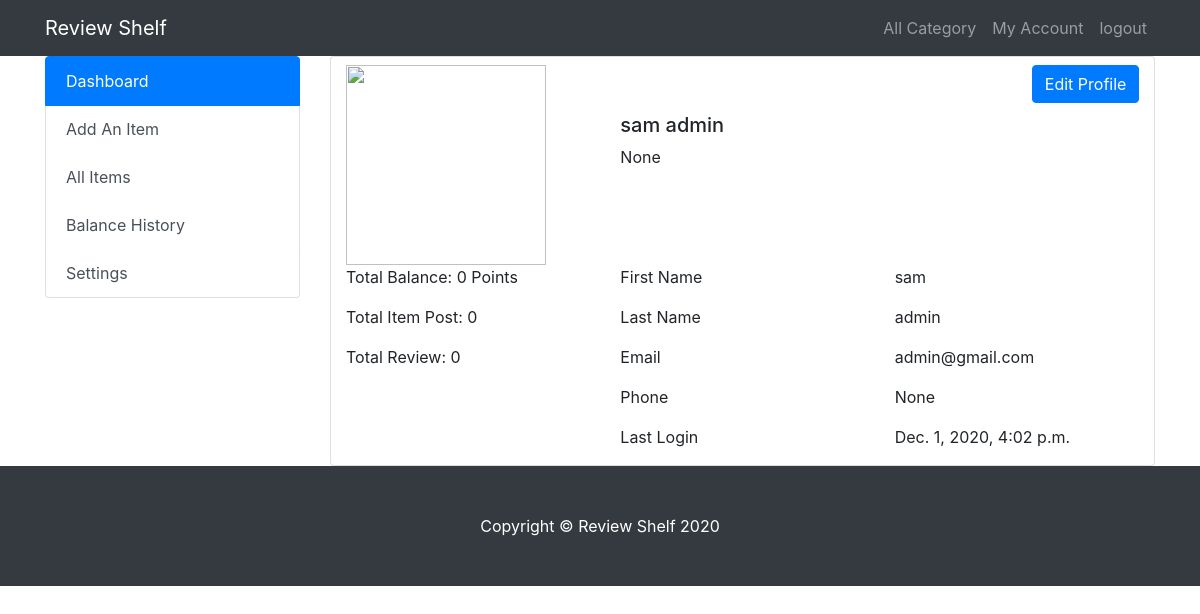
/myaccount/ (signed in), run on the app's committed database.
### reviewapp/account/models.py (models this page shows, shortened)
class User(AbstractBaseUser, PermissionsMixin):
    first_name = models.CharField(max_length=100, blank=True, null=True)
    last_name = models.CharField(max_length=100, blank=True, null=True)
    email = models.EmailField(max_length=100, unique=True, blank=True)
    photo = models.FileField(upload_to='users', blank=True, null=True)
    gender = models.CharField(max_length=8, choices=GenderChoices.choices, blank=True, null=True)
    date_of_birth = models.DateField(blank=True, null=True)
    is_active = models.BooleanField(default=True)
    is_verified = models.BooleanField(default=False)
    is_staff = models.BooleanField(default=False)
    is_admin = models.BooleanField(default=False)
    phone_regex = RegexValidator(regex=r'^\+?1?\d{9,15}$', message=
                            "Phone number must be entered in the format: '+999999999'. Up to 15 digits allowed.")
    phone = models.CharField(_('phone number'), validators=[phone_regex],
                             max_length=15, unique=True, blank=True, null=True)
    date_joined = models.DateTimeField(verbose_name='date joined', auto_now_add=True)
    last_login = models.DateTimeField(verbose_name='last login', auto_now=True)
    activation_token = models.UUIDField(blank=True, null=True)
    balance = models.DecimalField(max_digits=9, decimal_places=0, default=0)
    bio = models.TextField(blank=True, null=True)
    USERNAME_FIELD = 'email'
    REQUIRED_FIELDS = ['first_name', 'last_name']
    objects = UserManager()
    balance_history = GenericRelation(BalanceHistory)
    class Meta:
        db_table = "users"
    def get_full_name(self):
        return self.first_name +" "+ self.last_name
    def get_absolute_update_url(self):
        return reverse("update_account", kwargs={"pk": self.pk})

### reviewshelf/views.py (the view, shortened to what this page needs)
# urls.py: path('myaccount/', MyAccount.as_view(), name='my_account'),
class MyAccount(LoginRequiredMixin, ListView):
    template_name = 'my_Account/home.html'
    model = User
    def get_context_data(self, *args, **kwargs):
        context = super(MyAccount, self).get_context_data(*args, **kwargs)
        context['user'] = User.objects.get(pk=self.request.user.pk)
        return context

### templates/my_Account/home.html (shortened to what this page needs)
{% extends 'my_Account/my_base.html' %}
{% block content_areat %}
    <div class="container emp-profile card pt-2">
        <div class="row">
            <div class="col-md-4">
                {% if user.photo %}
                    <div class="profile-img">
                        <img src="{{ user.photo.url }}" width="200" height="200"
                             alt="{{ user.get_full_name }}"/>
                    </div>
                {% else %}
                    <div class="profile-img">
                        <img src="https://encrypted-tbn0.gstatic.com/images?q=tbn:ANd9GcS52y5aInsxSm31CvHOFHWujqUx_wWTS9iM6s7BAm21oEN_RiGoog"
                            width="200" height="200" alt=""/>
                    </div>
                {% endif %}
            </div>
            <div class="col-md-6">
                <div class="profile-head pt-5">
                    <h5>{{ user.get_full_name }}</h5>
                    <p>{{ user.bio }}</p>
                </div>
            </div>
            <div class="col-md-2">
                <a href="{{ user.get_absolute_update_url }}" class=" btn btn-primary"> Edit Profile</a>
            </div>
        </div>
        <div class="row">
            <div class="col-md-4">
                <div class="profile-work">
                    <p>Total Balance: {{ user.balance }} Points</p>
                    <p>Total Item Post: {{ user.creator.count }} </p>
                    <p>Total Review: {{ user.reviewer.count }} </p>
                </div>
            </div>
            <div class="col-md-8">
                <div class="tab-content profile-tab" id="myTabContent">
                    <div class="tab-pane fade show active" id="home" role="tabpanel" aria-labelledby="home-tab">
                        <div class="row">
                            <div class="col-md-6">
                                <label>First Name</label>
                            </div>
                            <div class="col-md-6">
                                <p>{{ user.first_name }}</p>
                            </div>
                        </div>
                        <div class="row">
                            <div class="col-md-6">
                                <label>Last Name</label>
                            </div>
                            <div class="col-md-6">
                                <p>{{ user.last_name }}</p>
                            </div>
                        </div>
                        <div class="row">
                            <div class="col-md-6">
                                <label>Email</label>
                            </div>
                            <div class="col-md-6">
                                <p>{{ user.email }}</p>
                            </div>
                        </div>
                        <div class="row">
                            <div class="col-md-6">
                                <label>Phone</label>
                            </div>
                            <div class="col-md-6">
                                <p>{{ user.phone }}</p>
                            </div>
                        </div>
                        <div class="row">
                            <div class="col-md-6">
                                <label>Last Login</label>
                            </div>
                            <div class="col-md-6">
                                <p>{{ user.last_login }}</p>
                            </div>
                        </div>
                    </div>
                </div>
            </div>
        </div>
    </div>
{% endblock %}

### static/css/shop-homepage.css (style rules this page uses)
body { padding-top: 56px; }

### data on the page
User: get_full_name "sam admin", bio "None", balance "0", creator.count "0", reviewer.count "0", first_name "sam", last_name "admin", email "admin@gmail.com", phone "None", last_login "Dec. 1, 2020, 4:02 p.m."
